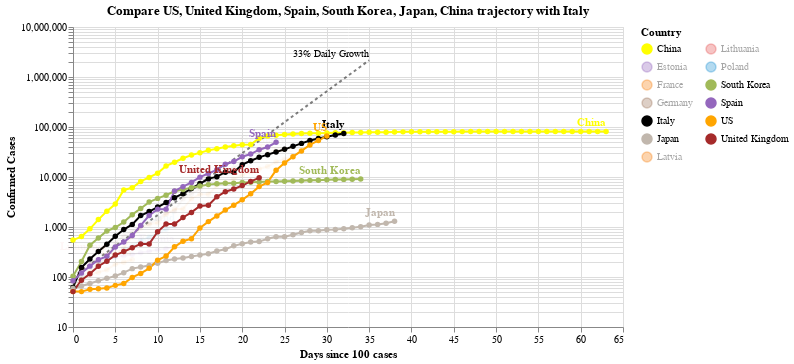

Notebook code cell kept with this figure:
### Code cell
#hide_input
chart2 = make_since_chart(['US', 'United Kingdom', 'Spain', 'South Korea', 'Japan', 'China'])
chart2

### Figure 1 — Vega-Lite specification as saved in the notebook (floating-point values rounded to 4 significant figures; data arrays with more than 128 entries replaced by an {"elided": "..."} marker saying what was removed)
{"config": {"view": {"continuousWidth": 400, "continuousHeight": 300}}, "layer": [{"mark": {"type": "line", "color": "black", "opacity": 0.5, "strokeDash": [3, 3]}, "encoding": {"x": {"type": "quantitative", "field": "Days since 100 cases"}, "y": {"type": "quantitative", "field": "Confirmed Cases"}}}, {"mark": {"type": "text", "align": "right", "dy": -6, "fontSize": 10, "text": "33% Daily Growth"}, "encoding": {"x": {"type": "quantitative", "field": "Days since 100 cases"}, "y": {"type": "quantitative", "field": "Confirmed Cases"}}, "transform": [{"filter": "(datum['Days since 100 cases'] >= 35)"}]}, {"data": {"name": "data-6abf75a8234813f234e6c8dc07815420"}, "mark": {"type": "line", "point": true}, "encoding": {"color": {"type": "nominal", "field": "Country", "legend": {"columns": 2}, "scale": {"domain": ["China", "Estonia", "France", "Germany", "Italy", "Japan", "Latvia", "Lithuania", "Poland", "South Korea", "Spain", "US", "United Kingdom"], "range": ["yellow", "#9467bd", "#F58518", "#9D755D", "black", "#C1B7AD", "#F58518", "#E45756", "#2495D3", "#A1BA59", "#9467bd", "orange", "brown"]}}, "opacity": {"condition": {"value": 1, "selection": "selector006"}, "value": 0.05}, "tooltip": [{"type": "nominal", "field": "Country"}, {"type": "temporal", "field": "Date"}, {"type": "quantitative", "field": "Confirmed Cases"}, {"type": "quantitative", "field": "Days since 100 cases"}], "x": {"type": "quantitative", "field": "Days since 100 cases"}, "y": {"type": "quantitative", "field": "Confirmed Cases", "scale": {"type": "log"}}}, "selection": {"selector006": {"type": "multi", "fields": ["Country"], "bind": "legend", "init": [{"Country": "US"}, {"Country": "United Kingdom"}, {"Country": "Spain"}, {"Country": "South Korea"}, {"Country": "Japan"}, {"Country": "China"}, {"Country": "Italy"}]}}, "width": 550}, {"data": {"name": "data-6abf75a8234813f234e6c8dc07815420"}, "mark": {"type": "text", "align": "right", "dy": -8, "fontWeight": "bold"}, "encoding": {"color": {"type": "nominal", "field": "Country", "legend": {"columns": 2}, "scale": {"domain": ["China", "Estonia", "France", "Germany", "Italy", "Japan", "Latvia", "Lithuania", "Poland", "South Korea", "Spain", "US", "United Kingdom"], "range": ["yellow", "#9467bd", "#F58518", "#9D755D", "black", "#C1B7AD", "#F58518", "#E45756", "#2495D3", "#A1BA59", "#9467bd", "orange", "brown"]}}, "opacity": {"condition": {"value": 1, "selection": "selector006"}, "value": 0.05}, "text": {"type": "nominal", "field": "Country"}, "tooltip": [{"type": "nominal", "field": "Country"}, {"type": "temporal", "field": "Date"}, {"type": "quantitative", "field": "Confirmed Cases"}, {"type": "quantitative", "field": "Days since 100 cases"}], "x": {"type": "quantitative", "field": "Days since 100 cases"}, "y": {"type": "quantitative", "field": "Confirmed Cases", "scale": {"type": "log"}}}, "transform": [{"filter": "(datum['Date'] >= 1585094400000)"}], "width": 550}], "data": {"name": "data-c1a3bbf4dd040f2e7e8e7a69520e3c2a"}, "title": "Compare US, United Kingdom, Spain, South Korea, Japan, China trajectory with Italy", "$schema": "https://vega.github.io/schema/vega-lite/v4.0.2.json", "datasets": {"data-c1a3bbf4dd040f2e7e8e7a69520e3c2a": [{"Days since 100 cases": 0, "Confirmed Cases": 100.0}, {"Days since 100 cases": 1, "Confirmed Cases": 133.0}, {"Days since 100 cases": 2, "Confirmed Cases": 176.9}, {"Days since 100 cases": 3, "Confirmed Cases": 235.3}, {"Days since 100 cases": 4, "Confirmed Cases": 312.9}, {"Days since 100 cases": 5, "Confirmed Cases": 416.2}, {"Days since 100 cases": 6, "Confirmed Cases": 553.5}, {"Days since 100 cases": 7, "Confirmed Cases": 736.1}, {"Days since 100 cases": 8, "Confirmed Cases": 979.1}, {"Days since 100 cases": 9, "Confirmed Cases": 1302.0}, {"Days since 100 cases": 10, "Confirmed Cases": 1732.0}, {"Days since 100 cases": 11, "Confirmed Cases": 2303.0}, {"Days since 100 cases": 12, "Confirmed Cases": 3064.0}, {"Days since 100 cases": 13, "Confirmed Cases": 4074.0}, {"Days since 100 cases": 14, "Confirmed Cases": 5419.0}, {"Days since 100 cases": 15, "Confirmed Cases": 7207.0}, {"Days since 100 cases": 16, "Confirmed Cases": 9586.0}, {"Days since 100 cases": 17, "Confirmed Cases": 12750.0}, {"Days since 100 cases": 18, "Confirmed Cases": 16960.0}, {"Days since 100 cases": 19, "Confirmed Cases": 22550.0}, {"Days since 100 cases": 20, "Confirmed Cases": 29990.0}, {"Days since 100 cases": 21, "Confirmed Cases": 39890.0}, {"Days since 100 cases": 22, "Confirmed Cases": 53060.0}, {"Days since 100 cases": 23, "Confirmed Cases": 70560.0}, {"Days since 100 cases": 24, "Confirmed Cases": 93850.0}, {"Days since 100 cases": 25, "Confirmed Cases": 124800.0}, {"Days since 100 cases": 26, "Confirmed Cases": 166000.0}, {"Days since 100 cases": 27, "Confirmed Cases": 220800.0}, {"Days since 100 cases": 28, "Confirmed Cases": 293700.0}, {"Days since 100 cases": 29, "Confirmed Cases": 390600.0}, {"Days since 100 cases": 30, "Confirmed Cases": 519500.0}, {"Days since 100 cases": 31, "Confirmed Cases": 690900.0}, {"Days since 100 cases": 32, "Confirmed Cases": 918900.0}, {"Days since 100 cases": 33, "Confirmed Cases": 1222000.0}, {"Days since 100 cases": 34, "Confirmed Cases": 1625000.0}, {"Days since 100 cases": 35, "Confirmed Cases": 2162000.0}], "data-6abf75a8234813f234e6c8dc07815420": {"elided": "342 records"}}}
